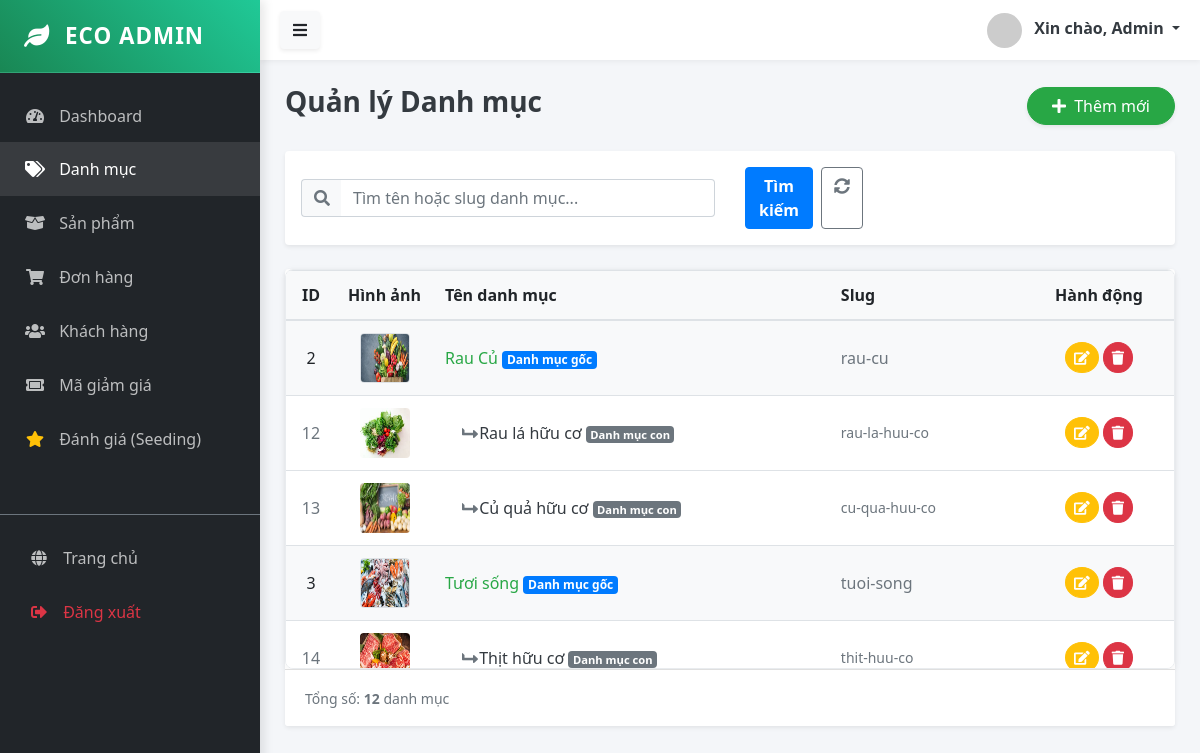
Before: /public/admin/category (signed in) with the older database file.
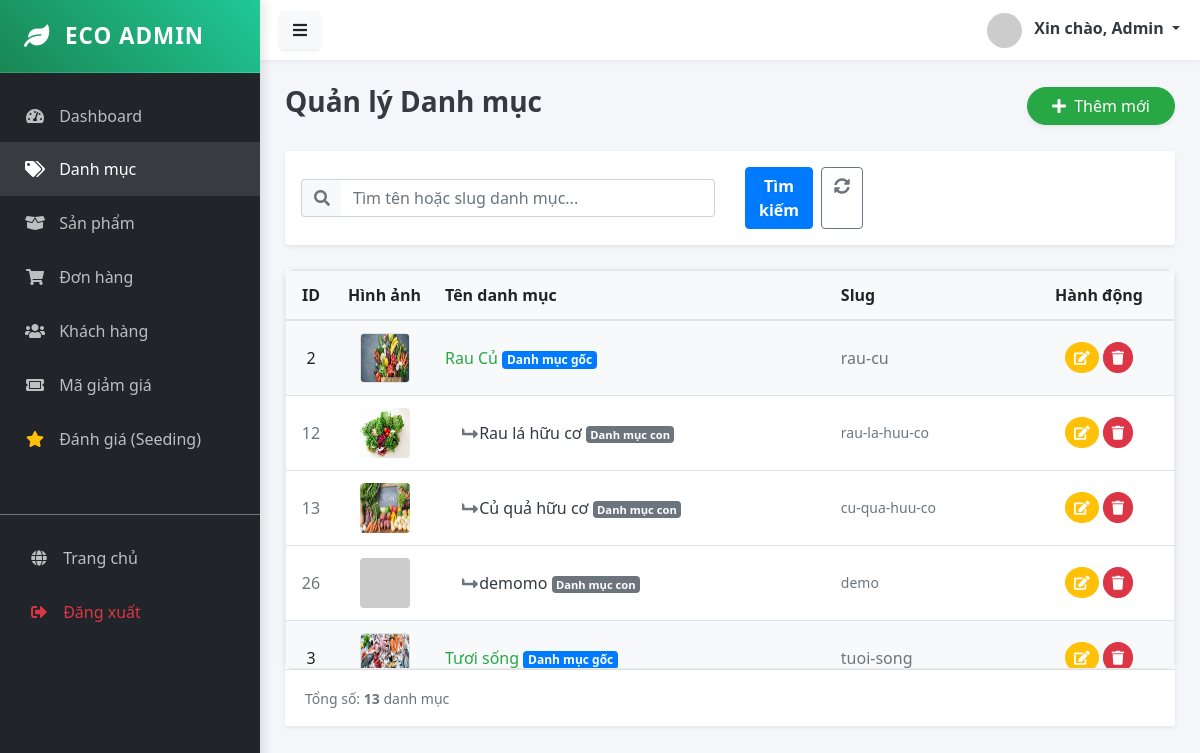
After: the same page with the newer database file.
### tables this page shows
CREATE TABLE `categories` (
  `id` bigint UNSIGNED NOT NULL,
  `name` varchar(200) DEFAULT NULL,
  `slug` varchar(200) DEFAULT NULL,
  `description` text,
  `parent_id` bigint UNSIGNED DEFAULT NULL,
  `is_active` tinyint(1) DEFAULT '1',
  `image_url` text,
  `created_at` timestamp NULL DEFAULT CURRENT_TIMESTAMP,
  `updated_at` timestamp NULL DEFAULT CURRENT_TIMESTAMP ON UPDATE CURRENT_TIMESTAMP
);

### app/Controllers/Admin/CategoryController.php (called while the page is built, shortened)
<?php
class CategoryController extends Controller {
    public function index() {
        $categoryModel = $this->model('Category');
        $filters = [
            'search' => trim($_GET['search'] ?? '')
        ];
        $categories = $categoryModel->getAllCategories($filters);
        $this->view('admin/categories/index', ['categories' => $categories]);
    }
}

### app/Core/App.php (called while the page is built, shortened)
<?php
class App {
    protected $controller = 'HomeController';
    protected $method = 'index';
    public function __construct() {
        $url = $this->parseUrl();
        if (isset($url[0]) && strtolower($url[0]) == 'admin') {
            array_shift($url);
            $folder = 'Admin';
            $this->controller = 'DashboardController';
            if (isset($url[0])) {
                $controllerName = $this->convertToPascalCase($url[0]) . 'Controller';
                if (file_exists('../app/Controllers/Admin/' . $controllerName . '.php')) {
                    $this->controller = $controllerName;
                    array_shift($url);
                }
            }
        }
        $file = '../app/Controllers/' . $folder . '/' . $this->controller . '.php';
        if (file_exists($file)) {
            $this->controller = new $class;
        } else {
            die("Lỗi 404: Controller '{$this->controller}' không tồn tại.");
        }
        $this->params = $url ? array_values($url) : [];
        call_user_func_array([$this->controller, $this->method], $this->params);
    }
    public function parseUrl() {
        if (isset($_GET['url'])) {
            return explode('/', filter_var(rtrim($_GET['url'], '/'), FILTER_SANITIZE_URL));
        }
        return [];
    }
    private function convertToPascalCase($string) {
        return str_replace(' ', '', ucwords(str_replace('-', ' ', $string)));
    }
}

### public/index.php (called while the page is built, shortened)
<?php
$app = new App();

### config/database.php (called while the page is built)
<?php
return [
    'host' => $_ENV['DB_HOST'] ?? 'localhost',
    'dbname' => $_ENV['DB_DATABASE'] ?? 'ecostore',
    'user' => $_ENV['DB_USERNAME'] ?? 'root',
    'pass' => $_ENV['DB_PASSWORD'] ?? '',
    'charset' => 'utf8mb4'
];

### app/Core/Database.php (called while the page is built, shortened)
<?php
class Database {
    private static $instance = null;
    private $connection;
    private function __construct() {
        $config = require __DIR__ . '/../../config/database.php';
        $dsn = "mysql:host={$config['host']};dbname={$config['dbname']};charset={$config['charset']}";
        try {
            $this->connection = new PDO($dsn, $config['user'], $config['pass']);
            $this->connection->setAttribute(PDO::ATTR_ERRMODE, PDO::ERRMODE_EXCEPTION);
            $this->connection->setAttribute(PDO::ATTR_DEFAULT_FETCH_MODE, PDO::FETCH_ASSOC);
        } catch (PDOException $e) {
            die("DB Connection Error: " . $e->getMessage());
        }
    }
    public static function getInstance() {
        if (!self::$instance) {
            self::$instance = new Database();
        }
        return self::$instance;
    }
    public function query($sql, $params = []) {
        try {
            $stmt = $this->connection->prepare($sql);
            $stmt->execute($params);
            return $stmt;
        } catch (PDOException $e) {
            die("Lỗi truy vấn SQL: " . $e->getMessage());
        }
    }
    public function fetchAll($sql, $params = []) {
        return $this->query($sql, $params)->fetchAll();
    }
}

### app/Core/Model.php (called while the page is built, shortened)
<?php
abstract class Model {
    public function __construct() {
        $this->db = Database::getInstance();
    }
}

### app/Models/Category.php (called while the page is built, shortened)
<?php
class Category extends Model {
    protected $table = 'categories';
    public function getAllCategories($filters = []) {
        $sql = "SELECT * FROM {$this->table} WHERE is_active = 1";
        $params = [];
        $sql .= " ORDER BY parent_id ASC, id ASC";
        return $this->db->fetchAll($sql, $params);
    }
}

### app/Views/admin/categories/index.php (the view, shortened to what the changed rows need)
<?php require_once '../app/Views/layouts/admin/sidebar.php'; ?>
<div class="card shadow-sm border-0">
    <div class="card-body p-0">
        <div class="table-scroll-wrapper">
            <table class="table table-hover mb-0">
                <thead>
                    <tr>
                        <th class="text-center" width="50">ID</th>
                        <th class="text-center" width="80">Hình ảnh</th>
                        <th>Tên danh mục</th>
                        <th>Slug</th>
                        <th class="text-center" width="150">Hành động</th>
                    </tr>
                </thead>
                <tbody>
                    <?php if (empty($categories)): ?>
                        <tr>
                            <td colspan="5" class="text-center py-5 text-muted">Không tìm thấy danh mục nào.</td>
                        </tr>
                    <?php else: ?>
                        <?php
                        if (!empty($_GET['search'])):
                            foreach ($categories as $cat):
                        ?>
                                <tr>
                                    <td class="align-middle text-center fw-bold text-muted"><?= $cat['id'] ?></td>
                                    <td class="align-middle text-center">
                                        <?php $img = !empty($cat['image_url']) ? "/MY_WEB/public/" . $cat['image_url'] : "https://placehold.co/50"; ?>
                                        <img src="<?= $img ?>" width="50" height="50" class="rounded object-fit-cover border">
                                    </td>
                                    <td class="align-middle">
                                        <span class="fw-bold text-dark"><?= $cat['name'] ?></span>
                                        <?php if (empty($cat['parent_id'])): ?>
                                            <span class="badge bg-primary ms-2 small text-white">Danh mục gốc</span>
                                        <?php else: ?>
                                            <span class="badge bg-secondary ms-2 small text-white">Danh mục con</span>
                                        <?php endif; ?>
                                    </td>
                                    <td class="align-middle text-muted"><?= $cat['slug'] ?></td>
                                    <td class="align-middle text-center">
                                        <a href="/MY_WEB/public/admin/category/edit/<?= $cat['id'] ?>" class="btn btn-sm btn-warning rounded-circle"><i class="fas fa-edit text-white"></i></a>
                                        <a href="/MY_WEB/public/admin/category/delete/<?= $cat['id'] ?>" class="btn btn-sm btn-danger rounded-circle" onclick="return confirm('Bạn có chắc chắn muốn xóa?')"><i class="fas fa-trash"></i></a>
                                    </td>
                                </tr>
                            <?php
                            endforeach;
                        else:
                            $catTree = [];
                            foreach ($categories as $c) {
                                if (empty($c['parent_id'])) {
                                    $catTree[$c['id']] = $c;
                                    $catTree[$c['id']]['children'] = [];
                                }
                            }
                            foreach ($categories as $c) {
                                if (!empty($c['parent_id']) && isset($catTree[$c['parent_id']])) {
                                    $catTree[$c['parent_id']]['children'][] = $c;
                                }
                            }
                            ?>
                            <?php foreach ($catTree as $parent): ?>
                                <tr class="bg-light">
                                    <td class="align-middle text-center fw-bold"><?= $parent['id'] ?></td>
                                    <td class="align-middle text-center">
                                        <?php $img = !empty($parent['image_url']) ? "/MY_WEB/public/" . $parent['image_url'] : "https://placehold.co/50"; ?>
                                        <img src="<?= $img ?>" width="50" height="50" class="rounded object-fit-cover border">
                                    </td>
                                    <td class="align-middle">
                                        <span class="fw-bold text-success"><?= $parent['name'] ?></span>
                                        <span class="badge bg-primary ms-2 small text-white">Danh mục gốc</span>
                                    </td>
                                    <td class="align-middle text-muted"><?= $parent['slug'] ?></td>
                                    <td class="align-middle text-center">
                                        <a href="/MY_WEB/public/admin/category/edit/<?= $parent['id'] ?>" class="btn btn-sm btn-warning rounded-circle"><i class="fas fa-edit text-white"></i></a>
                                        <a href="/MY_WEB/public/admin/category/delete/<?= $parent['id'] ?>" class="btn btn-sm btn-danger rounded-circle" onclick="return confirm('Xóa danh mục này sẽ xóa luôn các danh mục con. Tiếp tục?')"><i class="fas fa-trash"></i></a>
                                    </td>
                                </tr>
                                <?php if (!empty($parent['children'])): ?>
                                    <?php foreach ($parent['children'] as $child): ?>
                                        <tr>
                                            <td class="align-middle text-center text-muted"><?= $child['id'] ?></td>
                                            <td class="align-middle text-center">
                                                <?php $cImg = !empty($child['image_url']) ? "/MY_WEB/public/" . $child['image_url'] : "https://placehold.co/50"; ?>
                                                <img src="<?= $cImg ?>" width="50" height="50" class="rounded object-fit-cover opacity-75">
                                            </td>
                                            <td class="align-middle ps-4">
                                                <i class="fas fa-level-up-alt fa-rotate-90 text-muted me-2" style="margin-left: 20px;"></i> <span class="text-dark"><?= $child['name'] ?></span>
                                                <span class="badge bg-secondary ms-2 text-white" style="font-size: 0.7em;">Danh mục con</span>
                                            </td>
                                            <td class="align-middle text-muted small"><?= $child['slug'] ?></td>
                                            <td class="align-middle text-center">
                                                <a href="/MY_WEB/public/admin/category/edit/<?= $child['id'] ?>" class="btn btn-sm btn-warning rounded-circle"><i class="fas fa-edit text-white"></i></a>
                                                <a href="/MY_WEB/public/admin/category/delete/<?= $child['id'] ?>" class="btn btn-sm btn-danger rounded-circle" onclick="return confirm('Xóa danh mục con này?')"><i class="fas fa-trash"></i></a>
                                            </td>
                                        </tr>
                                    <?php endforeach; ?>
                                <?php endif; ?>
                            <?php endforeach; ?>
                        <?php endif; ?>
                    <?php endif; ?>
                </tbody>
            </table>
        </div>
    </div>
    <div class="card-footer bg-white py-3">
        <small class="text-muted">Tổng số: <strong><?= is_array($categories) ? count($categories) : 0 ?></strong> danh mục</small>
    </div>
</div>
<?php require_once '../app/Views/layouts/admin/footer.php'; ?>

Changed rows visible on the page:
no longer on this page (row unchanged): categories: id "14", image_url (picture), name "Thịt hữu cơ", slug "thit-huu-co", shown under "3"
added categories: id "26", name "demomo", slug "demo", shown under "2"
Other visible differences:
count($categories): "12" → "13"
